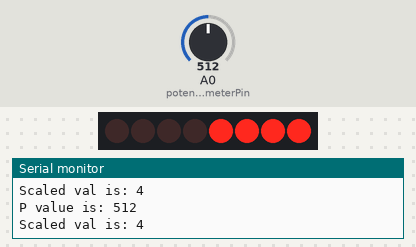
A sketch run on a simulated Arduino Uno, built with avr-gcc and run on an emulated ATmega328P. Shown: 8 shift-register outputs drawn as a row of LEDs (first output left, lit = HIGH), the last lines printed to the serial monitor. Wiring (inferred from the names in the program): shift register (74HC595): data pin 11; shift clock pin 12; latch pin 8. Wiring (inferred from the signals the program sends): row of LEDs: on Q0, Q1, Q2, Q3, Q4, Q5, Q6, Q7. The test bench sets the inputs (shaded band); at power-on: A0 (potentiometerPin) = 512.

Above: at 1.2 s.
1.3 s: A0 (potentiometerPin) set to 716
At 2.1 s:
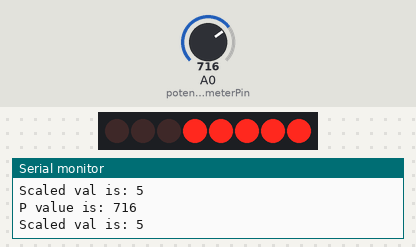
2.8 s: A0 (potentiometerPin) set to 988
At 4.0 s:
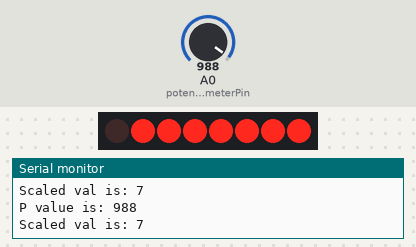
4.3 s: A0 (potentiometerPin) set to 1018
7.3 s: A0 (potentiometerPin) set to 511
At 8.4 s:
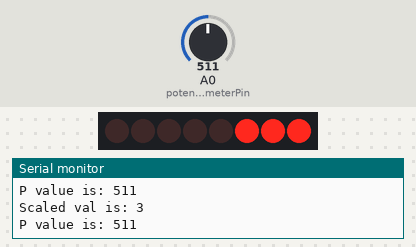
8.8 s: A0 (potentiometerPin) set to 105
At 9.3 s:
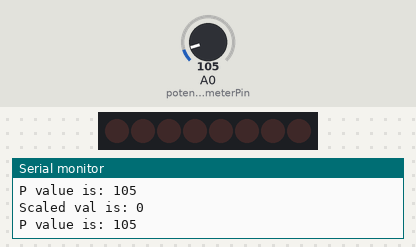
10.3 s: A0 (potentiometerPin) set to 91
Timing chart, 0 to 12.8 s (numbered marks = the images above; inputs shaded):
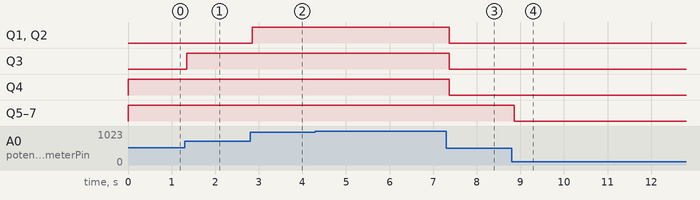

The sketch:

sketch_aug27a.ino
```cpp
int latchPin = 8;
int clockPin = 12;
int dataPin = 11;

int potentiometerPin = A0;

void setup() {
  // put your setup code here, to run once:

  Serial.begin(9600);

  pinMode(latchPin, OUTPUT);
  pinMode(clockPin, OUTPUT);
  pinMode(dataPin, OUTPUT);
}

int scalePotentiometerValue(int x) {
  return map(x, 0, 1023, 0, 8);
}

void loop() {
  // put your main code here, to run repeatedly:

  int pVal = analogRead(potentiometerPin);

  Serial.print("P value is: ");
  Serial.println(pVal);

  int scaledVal = scalePotentiometerValue(pVal);

  Serial.print("Scaled val is: ");
  Serial.println(scaledVal);

  byte num = (1 << scaledVal) - 1;

  digitalWrite(latchPin, LOW);

  shiftOut(dataPin, clockPin, LSBFIRST, num);

  digitalWrite(latchPin, HIGH);
}
```

Measured:
- after the input at 1.3 s, Q3: LOW → HIGH after 0.05 s
- after the input at 2.8 s, Q1, Q2: LOW → HIGH at once
- after the input at 7.3 s, Q1–4: HIGH → LOW after 0.07 s
- after the input at 8.8 s, Q5–7: HIGH → LOW after 0.06 s
